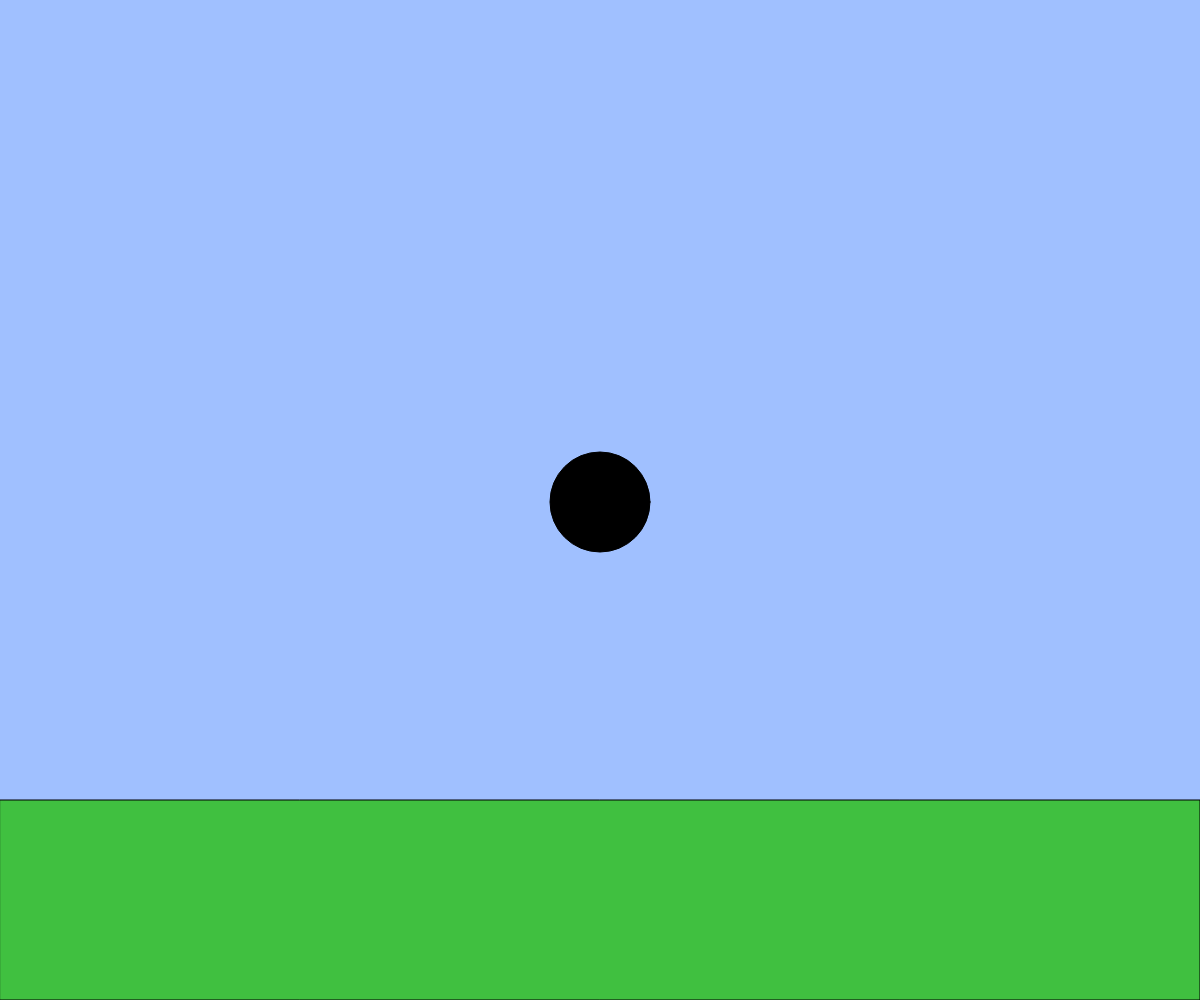
Frame 1 (no input)
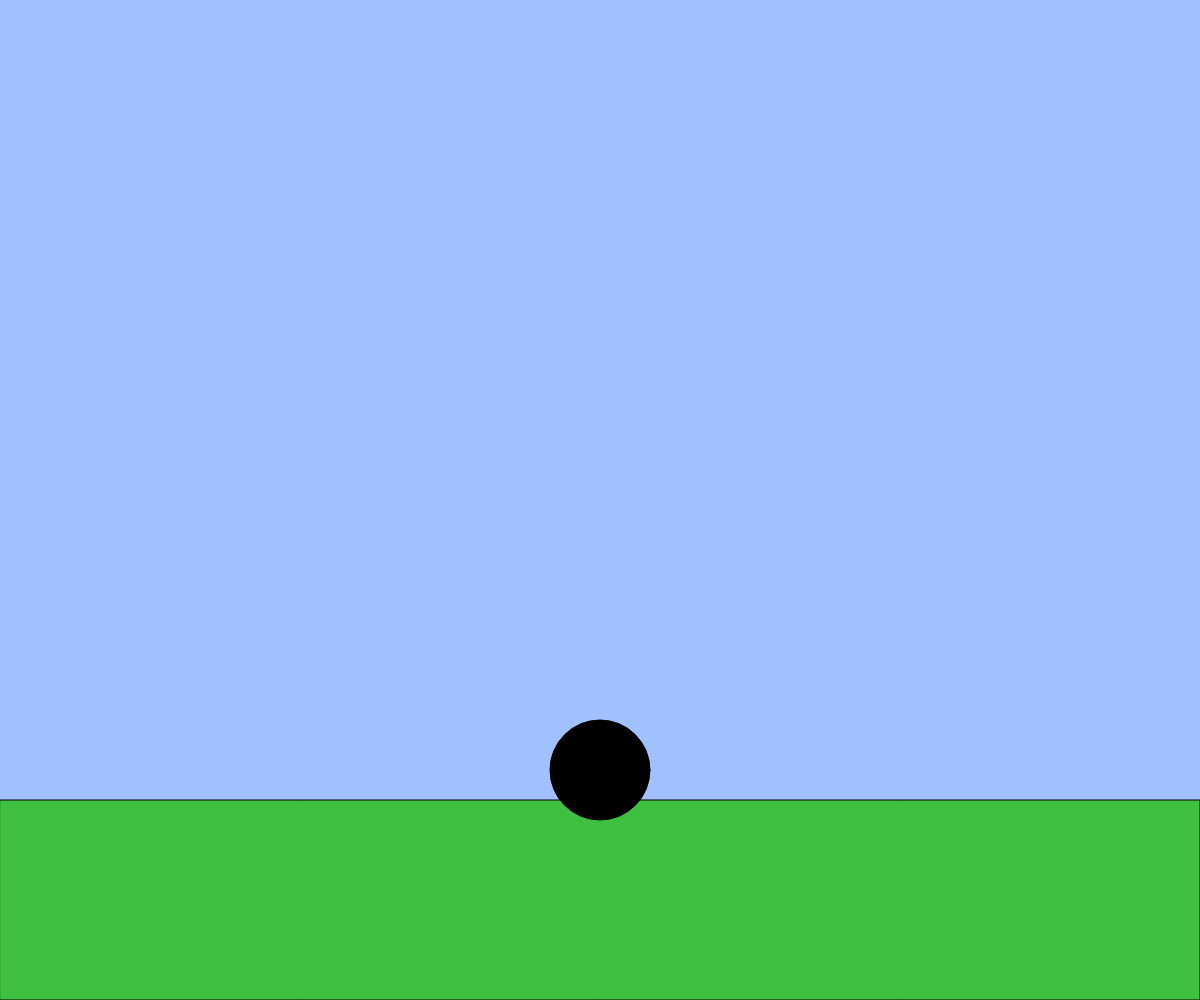
Frame 60 (no input)
Frame 120 (the mouse pressed at the canvas centre since frame 60): identical to frame 60, image omitted

The p5.js sketch that drew these frames (run headless with seeded random() and noise() and a simulated clock; from frame 60 on, the mouse is pressed at the canvas centre):

// p5.js sketch
// ── sketch.js
// 2D アニメーションゲームのようなインタラクション
let x, y;
let vx, vy;
const g = 1;

function setup(){
  createCanvas(windowWidth, windowHeight);
  x = width / 2;
  y = height / 2;
  vx = 0;
  vy = 0;
}

function windowResized(){
  resizeCanvas(windowWidth, windowHeight);
}

function draw(){
  background(160, 192, 255);
  const size = height * 0.1; // キャラクターのサイズ

  // 地面を描く
  const groundY = height * 0.8;
  fill(64, 192, 64);
  rect(0, groundY, width, height - groundY);

  // BLANK[1] キャラクターの左右移動
  let speed = 5
  if(keyIsDown("A".charCodeAt(0))){speed = speed * 2}
  if(keyIsDown(LEFT_ARROW)){ x -= speed; }
  if(keyIsDown(RIGHT_ARROW)){ x += speed; }

  // BLANK[2] 重力とジャンプ
  if(keyIsDown(32)&& y >=groundY - size / 2){vy = -20}

  vy += g;
  y += vy
  
  // 速くなりすぎないように制限
  vx = constrain(vx, -20, 20);
  vy = constrain(vy, -20, 20);
  x = constrain(x, 0, windowWidth);
  y = constrain(y, 0, groundY - 50)

  // 位置を更新
  x += vx;
  y += vy;

  // キャラクターを描く
  fill(0);
  
  

  ellipse(x, y, size, size);
}
